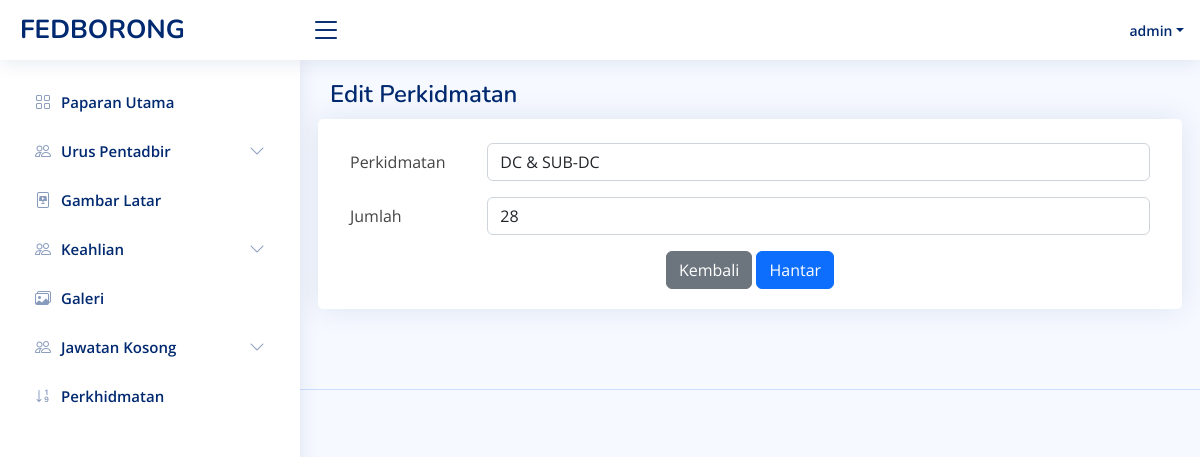
/admin-counter-edit?id=4 (signed in), run on the app's committed database.
### tables this page shows
CREATE TABLE `user` (
  `id` int(11) NOT NULL,
  `name` varchar(255) NOT NULL,
  `email` varchar(255) NOT NULL,
  `password` varchar(255) NOT NULL,
  `status` tinyint(4) NOT NULL
);

CREATE TABLE `counter` (
  `id` int(11) NOT NULL,
  `name` varchar(50) NOT NULL,
  `count` int(11) NOT NULL
);

### admin-counter-edit.php (the view, shortened to what this page needs)
<?php
    if(isset($_SESSION['username'])) {
?>
<?php
include 'admin/admin-header.php';
require('db_connect.php');
$id=$_REQUEST['id'];
$query = "SELECT * from counter where id='".$id."'";
$result = mysqli_query($conn, $query) or die ( mysqli_error());
$row = mysqli_fetch_assoc($result);
?>
<body>
<?php include 'admin-nav.php'?>
<main id="main" class="main">
    <div class="pagetitle">
      <h1>Edit Perkidmatan</h1>
    </div>
    <section class="section">
      <div class="row">
          <div class="card">
            <div class="card-body"><br>
               <?php
               if(isset($_POST['new']) && $_POST['new']==1)
               {
               $id=$_REQUEST['id'];
               $name =$_REQUEST['name'];
               $count =$_REQUEST['count'];
               if(empty($count)) {
                $update="UPDATE `counter` SET `name` = '$name', `count` = '$count' WHERE `id` = '$id';";
               }
                else {
                $update="UPDATE `counter` SET `name` = '$name', `count` = '$count' WHERE `id` = '$id';";
               }
               mysqli_query($conn, $update) or die(mysqli_error());
               $status = "Record Updated Successfully. </br></br>
               <a href='admin-counter.php'>View Updated Record</a>";
               echo '<p style="color:#FF0000;">'.$status.'</p>';
               }else {
               ?>
              <form action="" method="POST">
                <div class="row mb-3">
                  <label for="inputname" class="col-sm-2 col-form-label">Perkidmatan</label>
                  <div class="col-sm-10">
                    <input type="text" name="name" class="form-control" id="inputText" value="<?php echo $row['name'] ?>">
                  </div>
                </div>
                <div class="row mb-3">
                  <label for="inpuCount" class="col-sm-2 col-form-label">Jumlah</label>
                  <div class="col-sm-10">
                    <input type="count" name="count" class="form-control" id="inputCount" value="<?php echo $row['count'] ?>">
                  </div>
                </div>
                <div class="text-center">
                  <a href="admin-counter" class="btn btn-secondary">Kembali</a>
                  <button type="submit" name="signup-submit" class="btn btn-primary">Hantar</button>
                </div>
              </form>
              <?php } ?>
            </div>
          </div>
      </div>
    </section>
  </main>
<?php include 'admin/admin-footer.php' ?>
<?php
    } else {
        header("Location: ../Moderna/admin-login?error=login_first");
        exit();
    }
 ?>

### admin-nav.php (shortened to what this page needs)
<header id="header" class="header fixed-top d-flex align-items-center">
<?php
require('db_connect.php');
 $id = $_SESSION['username'];
   $user = "SELECT * FROM user WHERE name = '$id'";
   $admins = mysqli_fetch_assoc($conn->query($user) );
?>
<div class="d-flex align-items-center justify-content-between">
    <a href="admin-index" class="logo d-flex align-items-center">
      <span class="d-none d-lg-block">FEDBORONG</span>
    </a>
    <i class="bi bi-list toggle-sidebar-btn"></i>
  </div>
  <nav class="header-nav ms-auto">
    <ul class="d-flex align-items-center">
      <li class="nav-item dropdown pe-3">
        <a class="nav-link nav-profile d-flex align-items-center pe-0" href="#" data-bs-toggle="dropdown">
          <span class="d-none d-md-block dropdown-toggle ps-2"><?php echo $admins['name'];  ?></span>
        </a>
      </li>
    </ul>
  </nav>
</header>
<aside id="sidebar" class="sidebar">
  <ul class="sidebar-nav" id="sidebar-nav">
    <li class="nav-item">
      <a class="nav-link collapsed " href="admin-index">
        <i class="bi bi-grid"></i>
        <span>Paparan Utama</span>
      </a>
    </li>
    <?php if ($admins['status'] == 1) { ?>
    <li class="nav-item">
      <a class="nav-link collapsed" data-bs-target="#tables-nav" data-bs-toggle="collapse" href="#">
        <i class="bi bi-people"></i><span>Urus Pentadbir</span><i class="bi bi-chevron-down ms-auto"></i>
      </a>
    </li>
    <?php } else { ?>
    <?php }?>
    <li class="nav-item">
      <a class="nav-link collapsed" href="admin-slides">
        <i class="bi bi-file-slides"></i>
        <span>Gambar Latar</span>
      </a>
    </li>
    <li class="nav-item">
      <a class="nav-link collapsed" data-bs-target="#tables-nav2" data-bs-toggle="collapse" href="#">
        <i class="bi bi-people"></i><span>Keahlian</span><i class="bi bi-chevron-down ms-auto"></i>
      </a>
    </li>
    <li class="nav-item">
      <a class="nav-link collapsed" href="admin-gallery">
      <i class="bi bi-images"></i>
        <span>Galeri</span>
      </a>
    </li>
    <li class="nav-item">
      <a class="nav-link collapsed" data-bs-target="#tables-nav3" data-bs-toggle="collapse" href="#">
        <i class="bi bi-people"></i><span>Jawatan Kosong</span><i class="bi bi-chevron-down ms-auto"></i>
      </a>
    </li>
    <li class="nav-item">
      <a class="nav-link collapsed" href="./admin-counter">
        <i class="bi bi-sort-numeric-down"></i>
        <span>Perkhidmatan</span>
      </a>
    </li>
  </ul>
</aside>

### admin-assets/css/style.css (style rules this page uses)
:root { scroll-behavior: smooth; }
body { font-family: "Open Sans", sans-serif; background: #f6f9ff; color: #444444; }
a { color: #4154f1; text-decoration: none; }
h1, h2, h3, h4, h5, h6 { font-family: "Nunito", sans-serif; }
#main { margin-top: 60px; padding: 20px 30px; transition: all 0.3s; }
.pagetitle { margin-bottom: 10px; }
.pagetitle h1 { font-size: 24px; margin-bottom: 0; font-weight: 600; color: #012970; }
.card { margin-bottom: 30px; border: none; border-radius: 5px; box-shadow: 0px 0 30px rgba(1, 41, 112, 0.1); }
.card-body { padding: 0 20px 20px 20px; }
.logo { line-height: 1; }
@media (min-width: 1200px) { .logo { width: 280px; } }
.logo span { font-size: 26px; font-weight: 700; color: #012970; font-family: "Nunito", sans-serif; }
.header { transition: all 0.5s; z-index: 997; height: 60px; box-shadow: 0px 2px 20px rgba(1, 41, 112, 0.1); background-color: #fff; padding-left: 20px; }
.header .toggle-sidebar-btn { font-size: 32px; padding-left: 10px; cursor: pointer; color: #012970; }
.header-nav ul { list-style: none; }
.header-nav>ul { margin: 0; padding: 0; }
.header-nav .nav-profile { color: #012970; }
.header-nav .nav-profile span { font-size: 14px; font-weight: 600; }
.sidebar { position: fixed; top: 60px; left: 0; bottom: 0; width: 300px; z-index: 996; transition: all 0.3s; padding: 20px; overflow-y: auto; scrollbar-width: thin; scrollbar-color: #aab7cf transparent; box-shadow: 0px 0px 20px rgba(1, 41, 112, 0.1); background-color: #fff; }
@media (min-width: 1200px) { #main, #footer { margin-left: 300px; } }
.sidebar-nav { padding: 0; margin: 0; list-style: none; }
.sidebar-nav li { padding: 0; margin: 0; list-style: none; }
.sidebar-nav .nav-item { margin-bottom: 5px; }
.sidebar-nav .nav-link { display: flex; align-items: center; font-size: 15px; font-weight: 600; color: #4154f1; transition: 0.3; background: #f6f9ff; padding: 10px 15px; border-radius: 4px; }
.sidebar-nav .nav-link i { font-size: 16px; margin-right: 10px; color: #4154f1; }
.sidebar-nav .nav-link.collapsed { color: #012970; background: #fff; }
.sidebar-nav .nav-link.collapsed i { color: #899bbd; }
.sidebar-nav .nav-link .bi-chevron-down { margin-right: 0; transition: transform 0.2s ease-in-out; }

### data on the page
user: name "admin"
counter: name "DC & SUB-DC", count "28"
